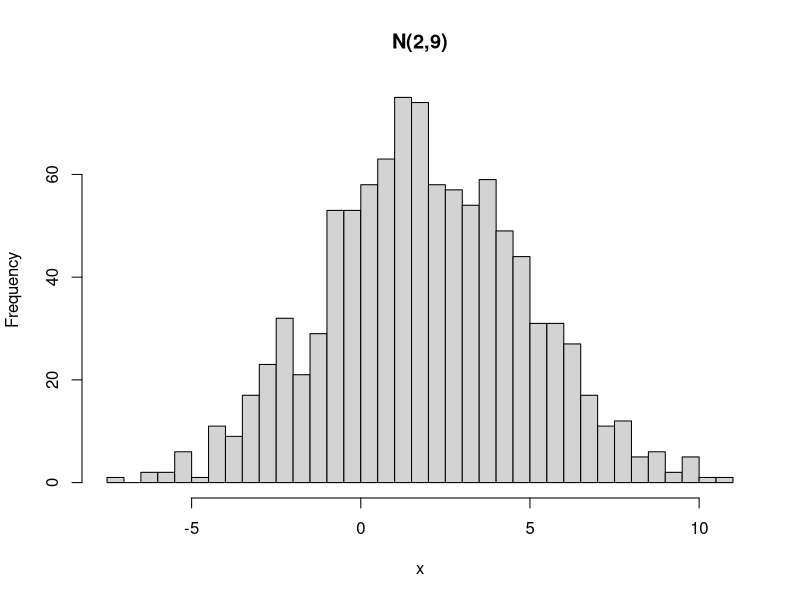
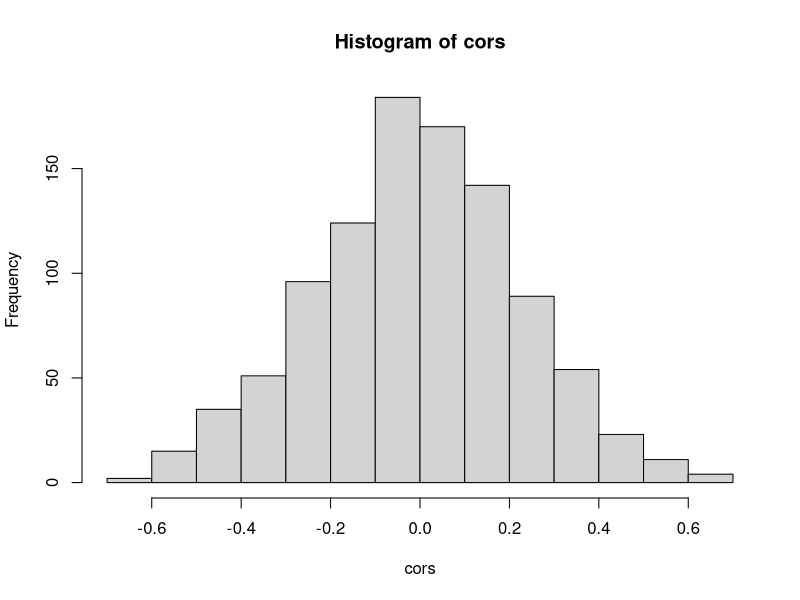

R code for these plots, in order:
## ---- chunk 1
x = rnorm(1000)
x = rnorm(1000,mean = 2, sd = 3)
#Note that the command takes sd and not var, which is usually used to descibe a normal distb. So lets label this
x = rnorm(1000,mean = 2, sd = 3)
hist(x, main = "N(2,9)", nclass = 50)
## ---- chunk 2
#creating a pheno score vector
pheno=rnorm(20)
#matrix of 1000 rows and 20 columns) So like 1000 gene exp values for the 20 samples.
genes=matrix(rnorm(1000*20), nrow = 1000, ncol = 20 )
#Computing cor
cors = cor(pheno, t(genes))
#plotting cors
hist(cors)
## ---- chunk 3
nsamples = 20
ngenes = 1000
## ---- chunk 4
top = head(sort(abs(as.vector(cors)), decreasing = TRUE))
